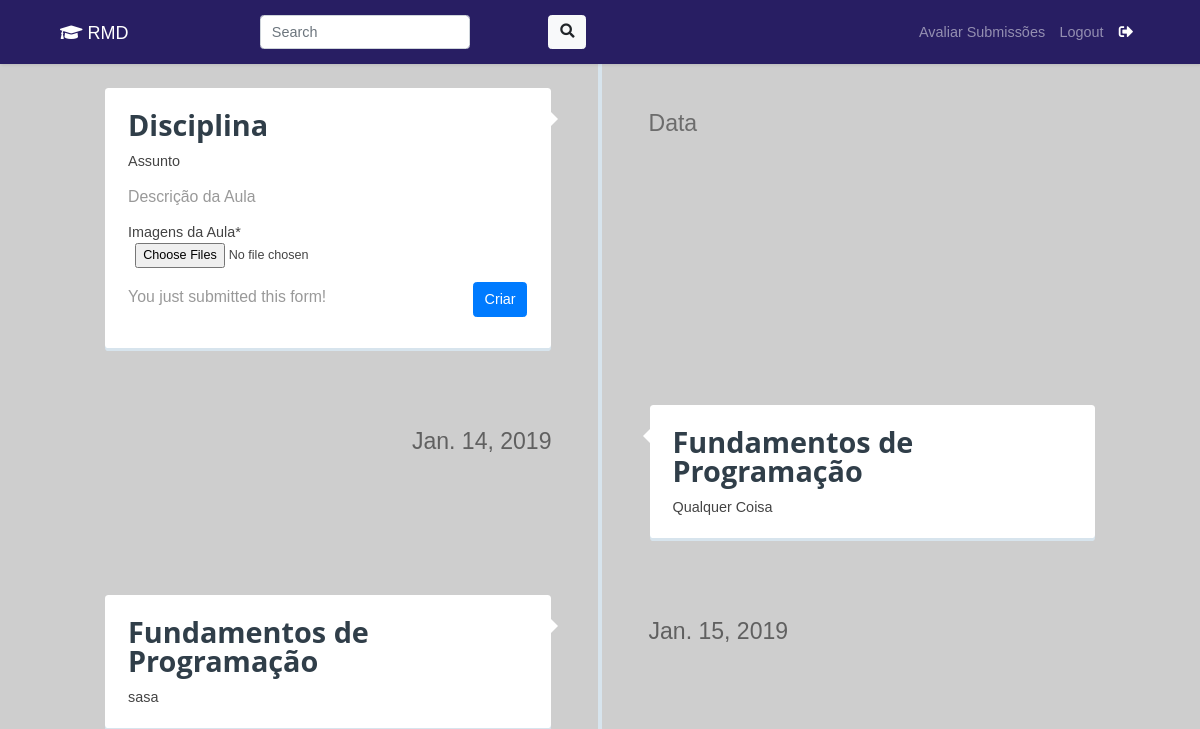
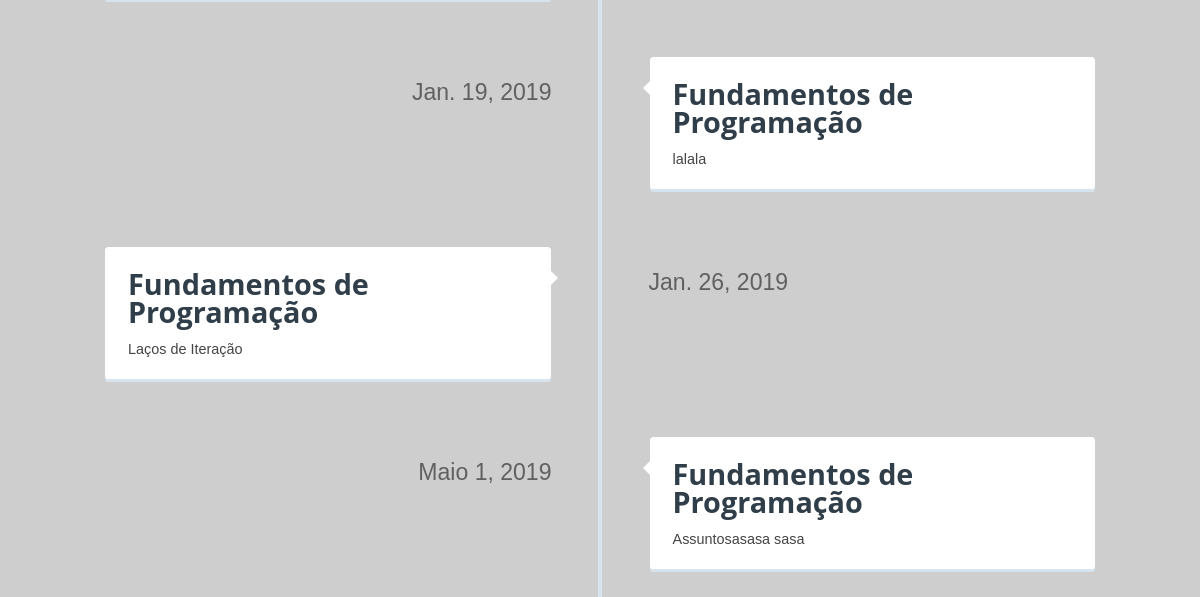
Page / (signed in) on the earlier database version (2 pictures, top to bottom).
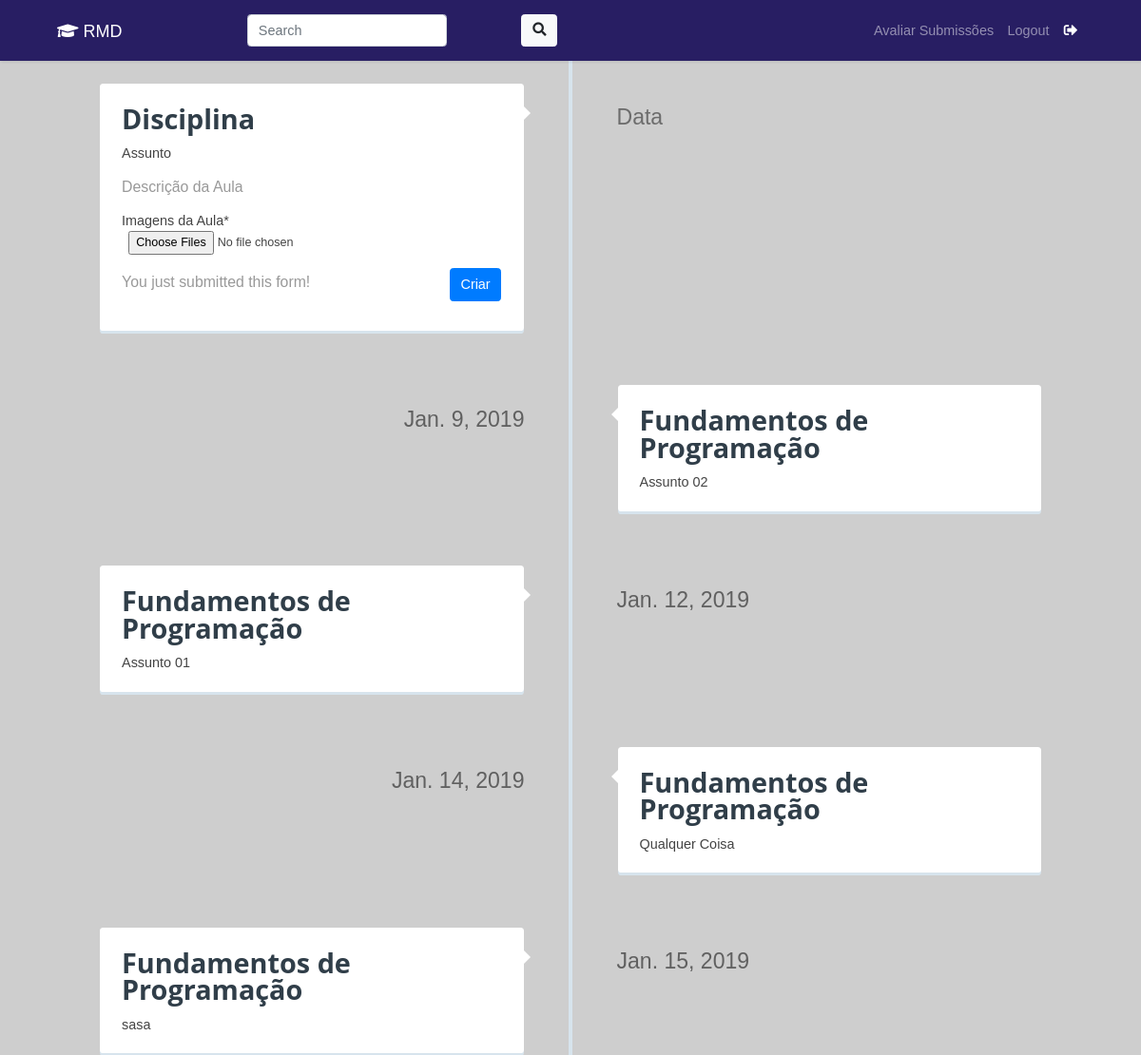
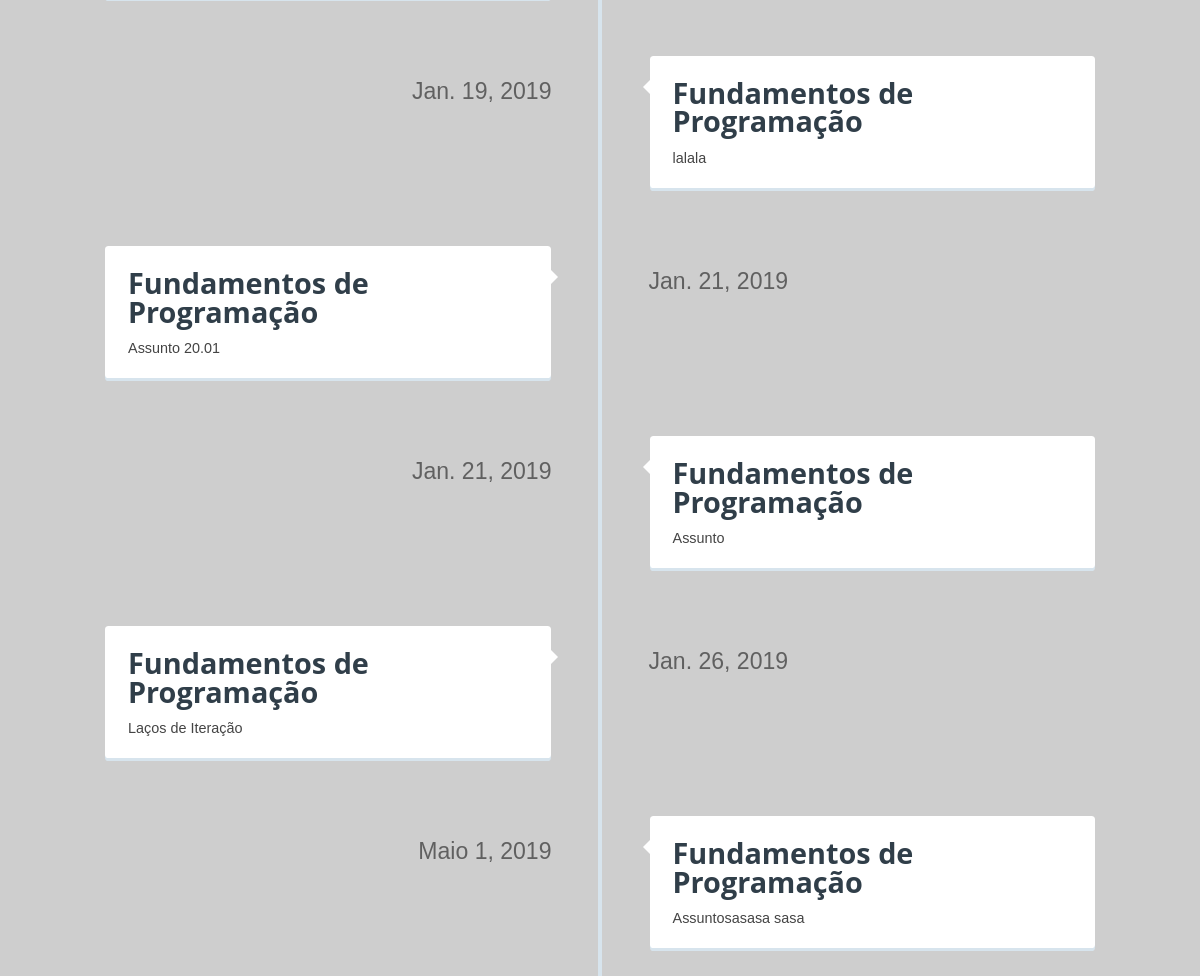
Same page on the later database version (2 pictures, top to bottom).
### home/models.py (models this page shows, shortened)
class Submission(models.Model):
	approved = models.BooleanField(default=False)
	description =  models.TextField(max_length=250)
	topic = models.CharField(max_length=100)
	submission_time = models.DateTimeField(auto_now_add=True)
	submission_date = models.DateField()
	subject = models.ForeignKey(Subject, on_delete=models.CASCADE, related_name="subject_submissions")
	uploader = models.ForeignKey(User, on_delete=models.DO_NOTHING, related_name="submissions")
	moderator = models.ForeignKey(ModerationOfSubjects, on_delete=models.DO_NOTHING, related_name="moderator", null=True)

class Subject(models.Model):
	name = models.CharField(max_length=100)
	course = models.CharField(max_length=150, default="Ciências da Computação")
	semester = models.CharField(max_length=2)
	student = models.ManyToManyField(User, related_name="subjects", null=True)
	class Meta:
		db_table = 'home_subject'
		managed =True

### home/views.py (the view)
# urls.py: path('', home, name='home'),
@login_required
def home(request):
    user_logged_in = request.user
    try:
        moderador = ModerationOfSubjects.objects.get(pk=user_logged_in.id)
    except ModerationOfSubjects.DoesNotExist:
        moderador = False
        print ("Não existe")
    if request.method == "POST":
        form = SubForm(request.POST or None, request.FILES or None)
        print (request.POST)
        print (request.FILES)
        print (form.is_valid())
        print (form)
        if form.is_valid():
            print ("Entrando...")
            submission = Submission()
            submission.subject = form.cleaned_data['subject']
            submission.submission_date = form.cleaned_data['class_date']
            submission.description = form.cleaned_data['description']
            submission.topic = form.cleaned_data['topic']
            submission.uploader = user_logged_in
            submission.save()
            for image in request.FILES.getlist('files'):
                file = File()
                file.file_image = image
                file.submission = submission
                file.save()
            return redirect ('home')
    else:
        form = SubForm(request.POST or None, request.FILES or None)
        form.fields['subject'].label = 'Disciplina'
        form.fields['topic'].label = 'Assunto'
        form.fields['class_date'].label = 'Data da Aula'
        form.fields['description'].label = 'Descrição'
        form.fields['files'].label = 'Imagens da Aula'
        notify = False
    subjects_dict = {"": ""}
    x=1
    for subject in user_logged_in.subjects.all():
        subjects_dict[subject.name] = subject.name
        x+=1
    subjects_dict["selected"] = ""
    json_data = {
        'submission_form' : form, #Formulário para Submissão
        'submissions': user_logged_in.submissions.filter(approved=True), #Apenas submissões já aprovadas
        'moderador': moderador,
        'subjects': json.dumps(subjects_dict),
        'notify': True,
        }
    return render(request, 'home.html', json_data)

### home/forms.py
class SubForm(forms.Form):
    subject = forms.ModelChoiceField(widget=forms.HiddenInput(), queryset=Subject.objects.all())
    topic = forms.CharField(widget=forms.HiddenInput(), max_length=100)
    class_date = forms.DateField(widget=forms.HiddenInput())
    description = forms.CharField(widget=forms.HiddenInput())
    files = forms.ImageField(widget=forms.FileInput(attrs={'id':'files','multiple':True}))
    files.widget.attrs.update({'class': 'form-control-files form-control-sm'})

### home/models.py (called while the page is built)
def my_callback(sender, **kwargs):
    print ("Request finished!")

### home/templates/home.html (shortened to what this page needs)
{% extends 'base.html' %}
{% load crispy_forms_tags %}
{% load static %}
{% block style %}
    <link rel="stylesheet" type="text/css" href="{% static 'lightbox2-master/src/css/lightbox.css' %}">
    <link rel="stylesheet" type="text/css" href="{% static 'css/timeline/reset.css' %}">
    <link rel="stylesheet" type="text/css" href="{% static 'css/timeline/style.css' %}">
    <link rel="stylesheet" type="text/css" href="{% static 'css/timeline/demo.css' %}">
    <link rel="stylesheet" type="text/css" href="{% static 'css/calendar/main.css' %}">
    <link rel="stylesheet" type="text/css" href="{% static 'jquery-ui/jquery-ui/jquery-ui.min.css' %}">
{% endblock %}
{% block content %}
    <section class="">
        <div class="cd-timeline__container">
            <div class="cd-timeline__block js-cd-block">
                <div class="cd-timeline__content js-cd-content">
                    <form id="formSub" method="POST" enctype="multipart/form-data"
                    onsubmit="return notifar();">
                        <h2 id="subject" class="editable-subject">Disciplina</h2>
                        <br>
                        <h3 class="editable-topic" id="topic">Assunto<h3>
                        <p id="description" class="autogrow">Descrição da Aula</p>
                        {{ submission_form.files|as_crispy_field }}
                        <input style="float:right;" type="submit" class="btn btn-primary" value="Criar">
                    </form>
                    {% if notify %}
                        <p id="notify-submission" >You just submitted this form!</p>
                    {% endif %}
                    <span class="cd-timeline__date datepicker">Data</span>
                </div>
            </div>
            {% for submission in submissions|dictsort:"submission_date" %}
                <div class="cd-timeline__block js-cd-block">
                    <div class="cd-timeline__content js-cd-content"  data-toggle="collapse" data-target="#{{submission.id}}">
                        <h2>{{submission.subject.name}}</h2>
                        <br>
                        <h3> {{submission.topic}} </h3>
                        <span class="cd-timeline__date">{{submission.submission_date}}</span>
                    </div>
                </div>
            {% endfor %}
        </div>
    </section>
{% endblock %}

### templates/base.html (shortened to what this page needs)
{% load static %}
<!DOCTYPE html>
<html>
<head>
	<link rel="stylesheet" href="https://stackpath.bootstrapcdn.com/bootstrap/4.1.1/css/bootstrap.min.css"
>
	 <link rel="stylesheet" href="https://use.fontawesome.com/releases/v5.4.2/css/solid.css">
	 <link rel="stylesheet" href="https://use.fontawesome.com/releases/v5.4.2/css/regular.css">
	 <link rel="stylesheet" href="https://use.fontawesome.com/releases/v5.4.2/css/brands.css">
	 <link rel="stylesheet" href="https://use.fontawesome.com/releases/v5.4.2/css/fontawesome.css">
	<link rel="stylesheet" type="text/css" href="{% static 'css/main.css' %}">
	<link rel="stylesheet" type="text/css" href="{% static 'css/meu_estilo.css' %}">
	{% block style %} {% endblock %}
</head>
<body>
	<nav class="navbar navbar-expand-md navbar-dark bg-steel fixed-top">
		<div class="container">
			<div class="col-md-2 col-sm-1 col-2">
				<a class="navbar-brand mr-4" href="/">
					<span class="fas fa-graduation-cap"></span>
					RMD
				</a>
			</div>
			<div class="col-md-5 col-sm-7 col-8">
				<form class="form-inline my-2 my-lg-0">
					<div class="col-8">
						<input  class="form-control mr-sm-1" type="search" placeholder="Search" aria-label="Search">
					</div>
					<div class="col-4">
						<button class="btn btn-light my-2 my-sm-0" type="submit">
							<span class="fas fa-search"></span>
						</button>
					</div>
				</form>
			</div>
			<div class="col-md-5 col-sm-1 col-2">
				<div class="collapse navbar-collapse" id="navbarToggle">
					<div class="navbar-nav">
						{% if user.is_authenticated %}
							{% if moderador %}
								<a class="nav-item nav-link" href="{% url 'evaluate_submissions' %}">Avaliar Submissões</button>
							{% endif %}
							<a class="nav-item nav-link" href="{% url 'logout' %}">Logout &ensp;
								<span id="icone-sair" class="fas fa-sign-out-alt"></span>
							</a>
						{% endif %}
					</div>
				</div>
			</div>
		</div>
	</nav>
	<br><br>
	<div id="content" class="container" >
		{% block content %}{% endblock %}
	</div>
</body>
</html>

### static/css/main.css (style rules this page uses)
body { background: #fafafa; color: #333333; margin-top: 4rem; }
h1, h2, h3, h4, h5, h6 { color: #444444; }
.bg-steel { background-color: #281e63; }
body { font-family: 'Poppins', sans-serif; background: #fafafa; }
p { font-family: 'Poppins', sans-serif; font-weight: 300; line-height: 1.7em; color: #999; }
a, a:hover, a:focus { color: inherit; text-decoration: none; transition: all 0.3s; }
.navbar { padding: 15px 10px; border: none; border-radius: 0; margin-bottom: 40px; box-shadow: 1px 1px 3px rgba(0, 0, 0, 0.1); }
#content { width: 100%; padding: 20px; min-height: 100vh; transition: all 0.3s; }

### static/css/meu_estilo.css (style rules this page uses)
#icone-sair { color: white; }

### static/css/timeline/style.css (style rules this page uses)
*, *::after, *::before { -webkit-box-sizing: border-box; box-sizing: border-box; }
html { font-size: 90%; }
a { color: #acb7c0; text-decoration: none; }
h1, h2 { font-family: "Open Sans", sans-serif; font-weight: bold; }
.cd-timeline__container { position: relative; width: 90%; max-width: 1170px; margin: 0 auto; padding: 2em 0; }
.cd-timeline__container::before { content: ''; position: absolute; top: 0; left: 18px; height: 100%; width: 4px; background: #d7e4ed; }
@media only screen and (min-width: 1170px) { .cd-timeline__container::before { left: 50%; margin-left: -2px; } }
.cd-timeline__block { position: relative; margin: 2em 0; }
.cd-timeline__block:after { content: ""; display: table; clear: both; }
.cd-timeline__block:first-child { margin-top: 0; }
.cd-timeline__block:last-child { margin-bottom: 0; }
@media only screen and (min-width: 1170px) { .cd-timeline__block { margin: 4em 0; } }
.cd-timeline__content { position: relative; margin-left: 60px; background: white; border-radius: 0.25em; padding: 1em; -webkit-box-shadow: 0 3px 0 #d7e4ed; box-shadow: 0 3px 0 #d7e4ed; }
.cd-timeline__content:after { content: ""; display: table; clear: both; }
.cd-timeline__content::before { content: ''; position: absolute; top: 16px; right: 100%; height: 0; width: 0; border: 7px solid transparent; border-right: 7px solid white; }
.cd-timeline__content h2 { color: #303e49; }
.cd-timeline__content p, .cd-timeline__read-more, .cd-timeline__date { font-size: 1.3rem; }
.cd-timeline__content p { margin: 1em 0; line-height: 1.6; }
.cd-timeline__read-more, .cd-timeline__date { display: inline-block; }
.cd-timeline__date { float: left; padding: .8em 0; opacity: .7; }
@media only screen and (min-width: 768px) { .cd-timeline__content h2 { font-size: 2rem; } }
@media only screen and (min-width: 768px) { .cd-timeline__content p { font-size: 1.1rem; } }
@media only screen and (min-width: 768px) { .cd-timeline__read-more, .cd-timeline__date { font-size: 1.4rem; } }
@media only screen and (min-width: 1170px) { .cd-timeline__content { margin-left: 0; padding: 1.6em; width: 45%; -webkit-transform: translateZ(0); transform: translateZ(0); } }
@media only screen and (min-width: 1170px) { .cd-timeline__content::before { top: 24px; left: 100%; border-color: transparent; border-left-color: white; } }
@media only screen and (min-width: 1170px) { .cd-timeline__date { position: absolute; width: 100%; left: 122%; top: 6px; font-size: 1.6rem; } }
@media only screen and (min-width: 1170px) { .cd-timeline__block:nth-child(even) .cd-timeline__content { float: right; } }
@media only screen and (min-width: 1170px) { .cd-timeline__block:nth-child(even) .cd-timeline__content::before { top: 24px; left: auto; right: 100%; border-color: transparent; border-right-color: white; } }
@media only screen and (min-width: 1170px) { .cd-timeline__block:nth-child(even) .cd-timeline__date { left: auto; right: 122%; text-align: right; } }

### static/css/calendar/main.css (style rules this page uses)
body { font-family: "Helvetica Neue Bold", arial, helvetica, sans-serif; font-size: 100%; margin: 10px; color: #333; background-color: #cecece; }

Differences in the rows shown:
added Submission: subject.name "Fundamentos de Programação", topic "Assunto 02", submission_date "Jan. 9, 2019"
added Submission: subject.name "Fundamentos de Programação", topic "Assunto 01", submission_date "Jan. 12, 2019"
now on this page (row edited): Submission: subject.name "Fundamentos de Programação", topic "Assunto 20.01", submission_date "Jan. 21, 2019"
now on this page (row edited): Submission: subject.name "Fundamentos de Programação", topic "Assunto", submission_date "Jan. 21, 2019"
